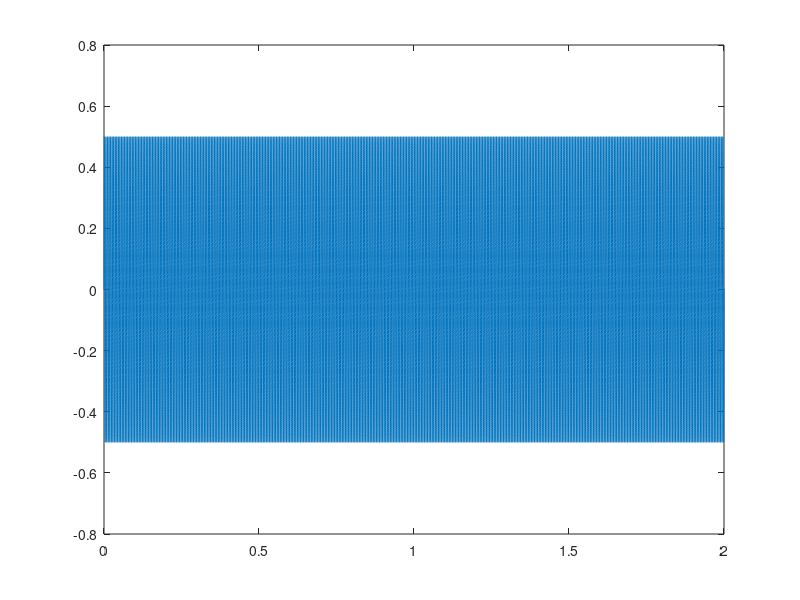

The MATLAB source for this figure:
fs = 44100;
t = 0 : 1/fs : 2;
f = 200;
A = .5;
w = 0 * pi/180; % graus
y = A * sin( 2 * pi * f * t + w );
plot(t,y)
sound( y, fs, 16 );